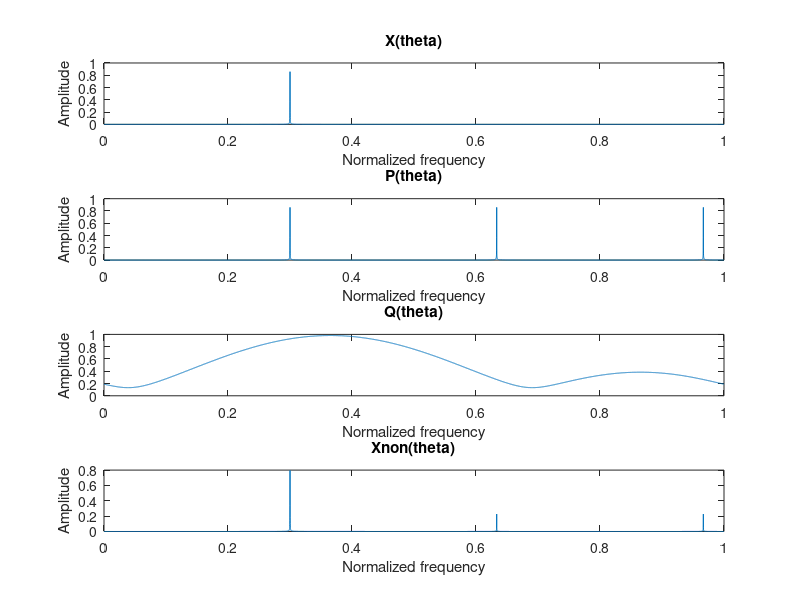

Write MATLAB code to recreate this figure.
N=9999;
r=[0, 0.1,0.1];
freqinc=2*pi/N;
freq=1.3*2*pi;
for n=1:N,
    w(n)=freqinc*(n-1)-freq;
end
x1=sin(w*N/2);
x2=sin(w*0.5);
x3=sin(w*1.5);
x=x1./x2;
xh=x1./x3;
y=(1+exp(j*freq*r(2))*exp(-j*w)+exp(j*freq*r(3))*exp(-j*2*w));
z=xh.*y;
subplot(411), plot((0:N-1)/N,abs(x)/10000)
title('X(theta)')
xlabel('Normalized frequency')
ylabel('Amplitude');
subplot(412), plot((0:N-1)/N,abs(xh)/3333)
title('P(theta)')
xlabel('Normalized frequency')
ylabel('Amplitude');
subplot(413), plot((0:N-1)/N,abs(y)/3)
title('Q(theta)')
xlabel('Normalized frequency')
ylabel('Amplitude');
subplot(414), plot((0:N-1)/N,abs(z)/10000)
title('Xnon(theta)')
xlabel('Normalized frequency')
ylabel('Amplitude');
q=exp(j*freq*r);
Q=fft(q);
abs(Q)